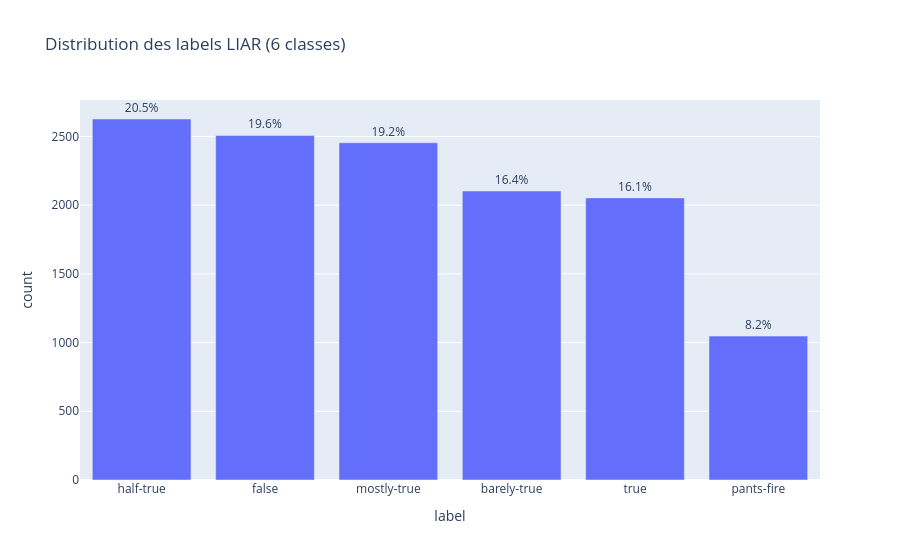

The notebook cell saved with this chart:
### Code cell
import plotly.express as px

df_plot = label_counts.reset_index(name='count').rename(columns={'index': 'label'})
df_plot['pct'] = (df_plot['count'] / df_plot['count'].sum() * 100).round(1).astype(str) + '%'

fig = px.bar(
    df_plot,
    x="label",
    y="count",
    text="pct",
    labels={"label": "label", "count": "count"},
    title="Distribution des labels LIAR (6 classes)"
)
fig.update_traces(textposition='outside')
fig.show()

### Figure 1 — Plotly figure (JSON) as saved in the notebook; plotly's stock layout.template omitted (floating-point values rounded to 4 significant figures)
{"data": [{"hovertemplate": "label=%{x}<br>count=%{y}<br>pct=%{text}<extra></extra>", "legendgroup": "", "marker": {"color": "#636efa", "pattern": {"shape": ""}}, "name": "", "orientation": "v", "showlegend": false, "text": ["20.5%", "19.6%", "19.2%", "16.4%", "16.1%", "8.2%"], "textposition": "outside", "type": "bar", "x": ["half-true", "false", "mostly-true", "barely-true", "true", "pants-fire"], "xaxis": "x", "y": [2627, 2507, 2454, 2103, 2053, 1047], "yaxis": "y"}], "layout": {"barmode": "relative", "legend": {"tracegroupgap": 0}, "title": {"text": "Distribution des labels LIAR (6 classes)"}, "xaxis": {"anchor": "y", "domain": [0, 1], "title": {"text": "label"}}, "yaxis": {"anchor": "x", "domain": [0, 1], "title": {"text": "count"}}}}
